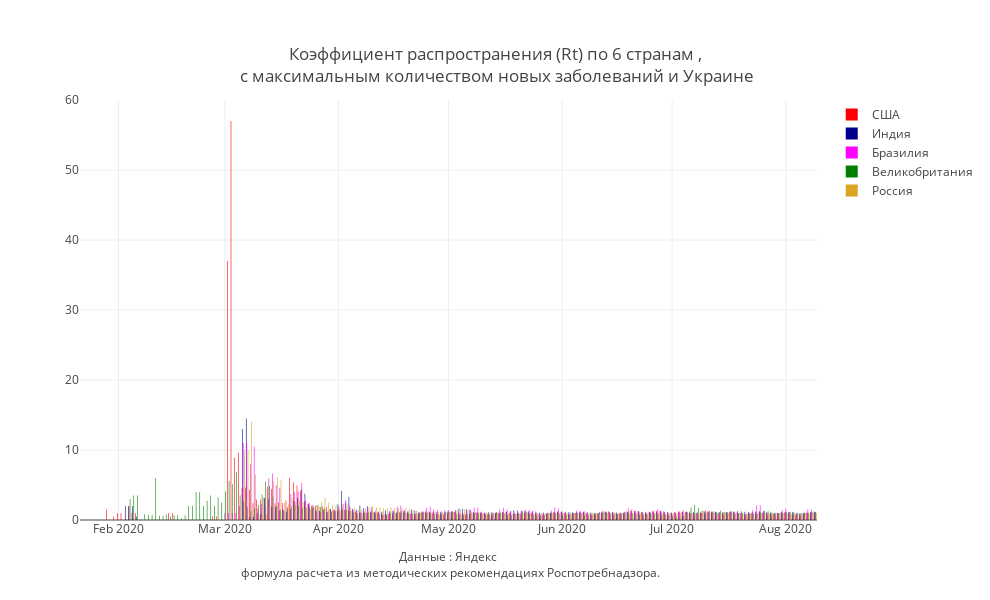

Notebook code for this chart:
### Code cell
#mask = (X.Date>datetime.date(2020,5,1))&(X.Region.isin(regions_towatch))

colors_dict = { "США": "red",
                "Бразилия": "magenta",
                "Россия": "goldenrod",
                "Индия": "darkblue",
                "Великобритания": "green",
                 'Испания': 'aquamarine'}
fig = go.Figure()
for i in country_towatch:
    mask = X['Country'] == i
        
    fig.add_trace(
        
        go.Bar(
        name = f'{i}',
        x=X[mask].Date,
        y=X[mask].Rt,
        text=round(X[mask].Rt,3),
        textposition='inside',
        marker_color= colors_dict.get(i),
        
        showlegend=True))




                  
fig.update_layout(
    annotations=[
        
            dict(x=0.5,y=-0.15,
            showarrow=False,
            text="Данные : Яндекс <br> формула расчета из методических рекомендациях Роспотребнадзора.",
            xref="paper",
            yref="paper")],
                  title = "Коэффициент распространения (Rt) по 6 странам ,<br> с максимальным количеством новых заболеваний и Украине ",
                  title_x = 0.5,
                  title_y= 0.9,
                  title_xanchor = "center",
                  title_yanchor = "bottom", 
                 # legend_x = 0.05,legend_y = 0.9,
                  width = 990, height = 600,template = 'gridon',
    
    
                 # xaxis_title='Коэффициент рассчитан, исходя из данных оперативного штаба и <br>' + 
                               #' формулы расчета в методических рекомендациях Роспотребнадзора. ',
    yaxis_title = ' '
)


fig.show()

### Figure 1 — Plotly figure (JSON) as saved in the notebook; plotly's stock layout.template omitted (floating-point values rounded to 4 significant figures; data arrays with more than 128 entries replaced by an {"elided": "..."} marker saying what was removed)
{"data": [{"marker": {"color": "red"}, "name": "США", "showlegend": true, "text": {"elided": "201 float values"}, "textposition": "inside", "type": "bar", "x": {"elided": "201 str values"}, "y": {"elided": "201 float values"}}, {"marker": {"color": "darkblue"}, "name": "Индия", "showlegend": true, "text": {"elided": "201 float values"}, "textposition": "inside", "type": "bar", "x": {"elided": "201 str values"}, "y": {"elided": "201 float values"}}, {"marker": {"color": "magenta"}, "name": "Бразилия", "showlegend": true, "text": {"elided": "201 float values"}, "textposition": "inside", "type": "bar", "x": {"elided": "201 str values"}, "y": {"elided": "201 float values"}}, {"marker": {"color": "green"}, "name": "Великобритания", "showlegend": true, "text": {"elided": "201 float values"}, "textposition": "inside", "type": "bar", "x": {"elided": "201 str values"}, "y": {"elided": "201 float values"}}, {"marker": {"color": "goldenrod"}, "name": "Россия", "showlegend": true, "text": {"elided": "201 float values"}, "textposition": "inside", "type": "bar", "x": {"elided": "201 str values"}, "y": {"elided": "201 float values"}}], "layout": {"annotations": [{"showarrow": false, "text": "Данные : Яндекс <br> формула расчета из методических рекомендациях Роспотребнадзора.", "x": 0.5, "xref": "paper", "y": -0.15, "yref": "paper"}], "height": 600, "title": {"text": "Коэффициент распространения (Rt) по 6 странам ,<br> с максимальным количеством новых заболеваний и Украине ", "x": 0.5, "xanchor": "center", "y": 0.9, "yanchor": "bottom"}, "width": 990, "yaxis": {"title": {"text": " "}}}}
